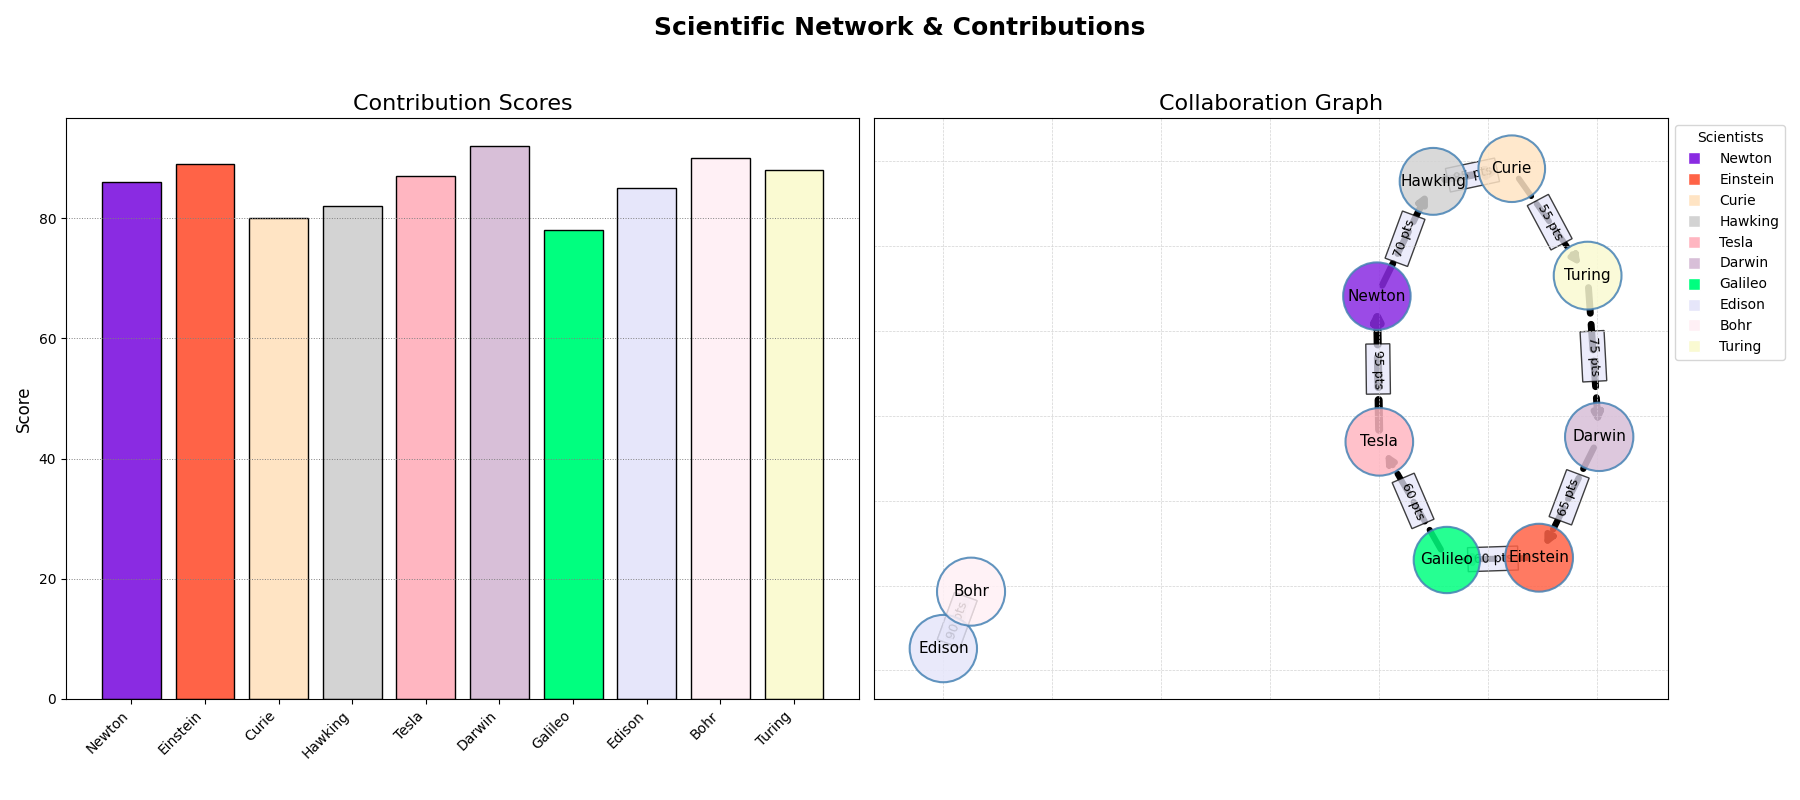

Recreate this plot in Python.
import matplotlib.pyplot as plt
import networkx as nx

scientists = ['Newton', 'Einstein', 'Curie', 'Hawking', 'Tesla', 'Darwin', 'Galileo', 'Edison', 'Bohr', 'Turing']
collaborations = [
    ('Newton', 'Hawking', 70),
    ('Einstein', 'Galileo', 60),
    ('Curie', 'Turing', 55),
    ('Hawking', 'Curie', 85),
    ('Tesla', 'Newton', 95),
    ('Darwin', 'Einstein', 65),
    ('Edison', 'Bohr', 80),
    ('Galileo', 'Tesla', 60),
    ('Bohr', 'Edison', 90),
    ('Turing', 'Darwin', 75),
]

contribution_scores = {
    'Newton': 86,
    'Einstein': 89,
    'Curie': 80,
    'Hawking': 82,
    'Tesla': 87,
    'Darwin': 92,
    'Galileo': 78,
    'Edison': 85,
    'Bohr': 90,
    'Turing': 88
}

G = nx.DiGraph()
G.add_nodes_from(scientists)

for source, target, impact in collaborations:
    G.add_edge(source, target, weight=impact)

node_sizes = [1500 + contribution_scores[scientist]*10 for scientist in scientists]

pos = nx.spring_layout(G, seed=42)

edge_labels = {(u, v): f'{d["weight"]} pts' for u, v, d in G.edges(data=True)}
edge_widths = [2 + G[u][v]['weight'] / 25 for u, v in G.edges()]

node_colors = ['#8A2BE2', '#FF6347', '#FFE4C4', '#D3D3D3', '#FFB6C1', '#D8BFD8', '#00FF7F', '#E6E6FA', '#FFF0F5', '#FAFAD2']

fig, axs = plt.subplots(1, 2, figsize=(18, 8))
fig.suptitle('Scientific Network & Contributions', fontsize=18, fontweight='bold')

axs[1].set_title('Collaboration Graph', fontsize=16)
nx.draw_networkx_nodes(G, pos, ax=axs[1], node_size=node_sizes, node_color=node_colors, alpha=0.85, edgecolors='#4682B4', linewidths=1.5)
nx.draw_networkx_edges(G, pos, ax=axs[1], edgelist=G.edges, edge_color='black', arrows=True, arrowsize=12, width=edge_widths, style='dashed')
nx.draw_networkx_labels(G, pos, ax=axs[1], font_size=11, font_weight='normal')
nx.draw_networkx_edge_labels(G, pos, edge_labels=edge_labels, font_size=9, label_pos=0.5, bbox=dict(facecolor='lavender', alpha=0.75))
axs[1].grid(True, color='lightgray', linestyle='--', linewidth=0.5)

scientists_labels = list(contribution_scores.keys())
contributions_values = list(contribution_scores.values())
colors = [node_colors[scientists.index(name)] for name in scientists_labels]

axs[0].set_title('Contribution Scores', fontsize=16)
axs[0].bar(scientists_labels, contributions_values, color=colors, edgecolor='black', linestyle='-', linewidth=1)
axs[0].set_ylabel('Score', fontsize=12)
axs[0].set_xticklabels(scientists_labels, rotation=45, ha='right', fontsize=10)
axs[0].grid(True, axis='y', color='gray', linestyle=':', linewidth=0.7)

legend_lines = [plt.Line2D([0], [0], marker='s', color='w', markersize=9, markerfacecolor=node_colors[i], linestyle='--') for i in range(len(scientists))]
plt.legend(legend_lines, scientists, title="Scientists", loc='upper left', bbox_to_anchor=(1, 1))

plt.tight_layout(rect=[0, 0.03, 1, 0.95])

plt.show()
